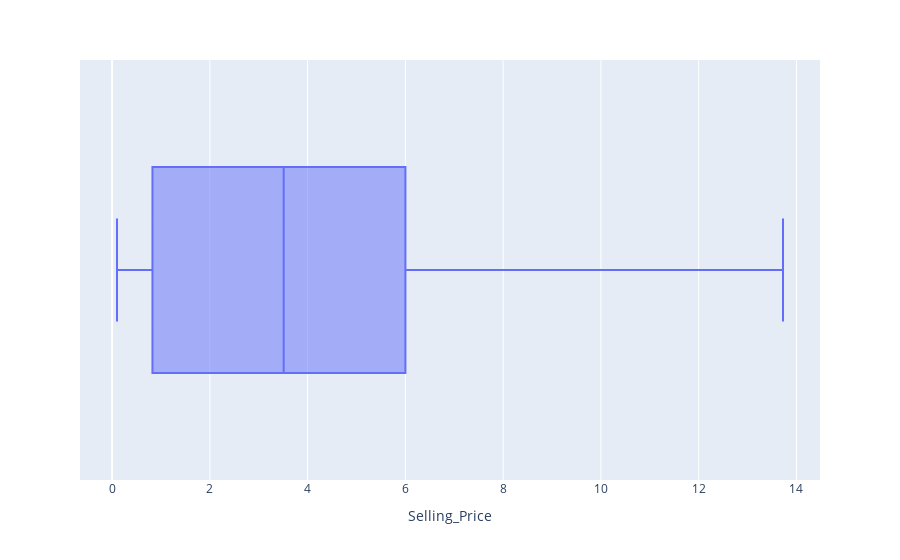
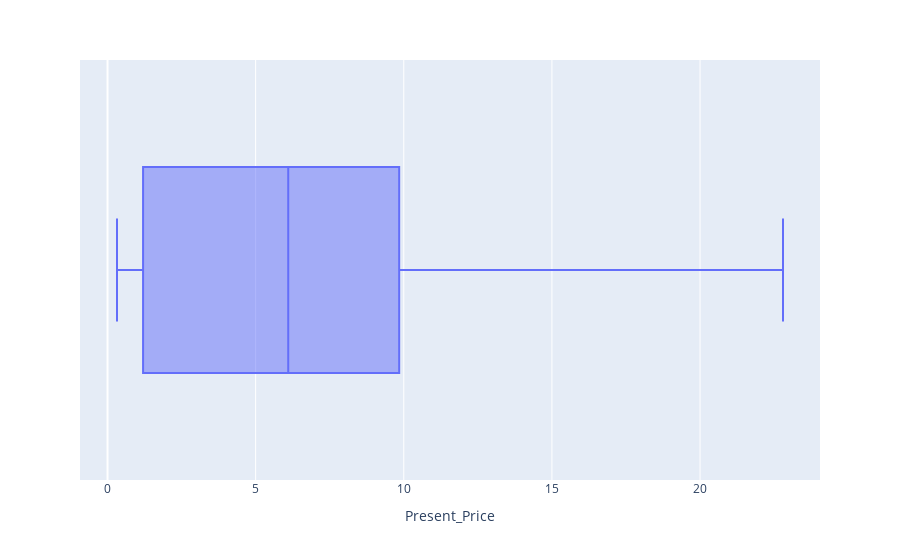
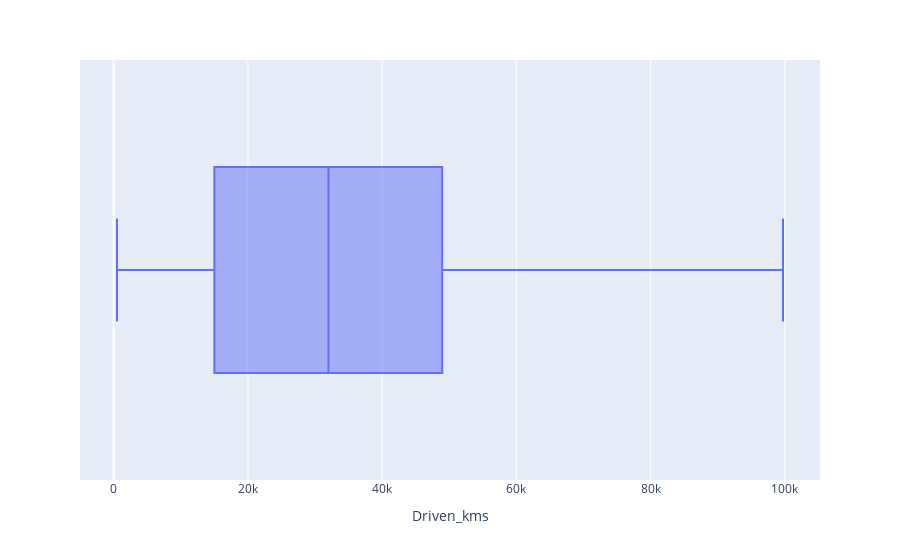

Notebook code cell kept with these figures, in order:
### Code cell
for i in numerical_cols:
    px.box(car_df[i], x=i).show()

### Figure 1 — Plotly figure (JSON) as saved in the notebook; plotly's stock layout.template omitted (floating-point values rounded to 4 significant figures; data arrays with more than 128 entries replaced by an {"elided": "..."} marker saying what was removed)
{"data": [{"alignmentgroup": "True", "hovertemplate": "Selling_Price=%{x}<extra></extra>", "legendgroup": "", "marker": {"color": "#636efa"}, "name": "", "notched": false, "offsetgroup": "", "orientation": "h", "showlegend": false, "type": "box", "x": {"elided": "299 float values"}, "x0": " ", "xaxis": "x", "y0": " ", "yaxis": "y"}], "layout": {"boxmode": "group", "legend": {"tracegroupgap": 0}, "margin": {"t": 60}, "xaxis": {"anchor": "y", "domain": [0, 1], "title": {"text": "Selling_Price"}}, "yaxis": {"anchor": "x", "domain": [0, 1]}}}

### Figure 2 — Plotly figure (JSON) as saved in the notebook; plotly's stock layout.template omitted (floating-point values rounded to 4 significant figures; data arrays with more than 128 entries replaced by an {"elided": "..."} marker saying what was removed)
{"data": [{"alignmentgroup": "True", "hovertemplate": "Present_Price=%{x}<extra></extra>", "legendgroup": "", "marker": {"color": "#636efa"}, "name": "", "notched": false, "offsetgroup": "", "orientation": "h", "showlegend": false, "type": "box", "x": {"elided": "299 float values"}, "x0": " ", "xaxis": "x", "y0": " ", "yaxis": "y"}], "layout": {"boxmode": "group", "legend": {"tracegroupgap": 0}, "margin": {"t": 60}, "xaxis": {"anchor": "y", "domain": [0, 1], "title": {"text": "Present_Price"}}, "yaxis": {"anchor": "x", "domain": [0, 1]}}}

### Figure 3 — Plotly figure (JSON) as saved in the notebook; plotly's stock layout.template omitted (floating-point values rounded to 4 significant figures; data arrays with more than 128 entries replaced by an {"elided": "..."} marker saying what was removed)
{"data": [{"alignmentgroup": "True", "hovertemplate": "Driven_kms=%{x}<extra></extra>", "legendgroup": "", "marker": {"color": "#636efa"}, "name": "", "notched": false, "offsetgroup": "", "orientation": "h", "showlegend": false, "type": "box", "x": {"elided": "299 float values"}, "x0": " ", "xaxis": "x", "y0": " ", "yaxis": "y"}], "layout": {"boxmode": "group", "legend": {"tracegroupgap": 0}, "margin": {"t": 60}, "xaxis": {"anchor": "y", "domain": [0, 1], "title": {"text": "Driven_kms"}}, "yaxis": {"anchor": "x", "domain": [0, 1]}}}
